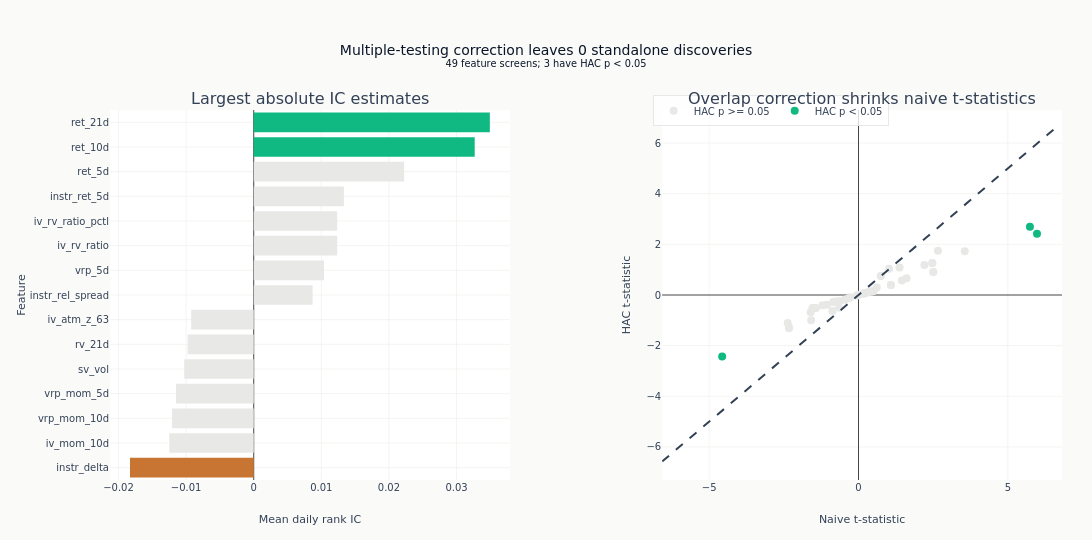

Notebook cell for this chart:
### Markdown cell above
The 45-degree line shows how far overlap-aware inference moves each naive
t-statistic. Titles and legends report the two discovery thresholds separately.

### Code cell
# 45-degree reference line
max_t = (
    max(
        float(eval_summary["naive_t"].abs().max() or 1.0),
        float(eval_summary["hac_t"].abs().max() or 1.0),
    )
    * 1.1
)
fig.add_trace(
    go.Scatter(
        x=[-max_t, max_t],
        y=[-max_t, max_t],
        mode="lines",
        line=dict(dash="dash", color=COLORS["neutral"]),
        showlegend=False,
    ),
    row=1,
    col=2,
)

fig.update_layout(
    template="ml4t",
    height=540,
    width=1100,
    title={
        "text": (
            f"Multiple-testing correction leaves {n_significant_fdr} standalone discoveries"
            f"<br><sup>{len(feature_names)} feature screens; {n_significant_hac} have HAC p < 0.05</sup>"
        )
    },
    margin=dict(l=110, r=30, t=110, b=60),
    legend=dict(orientation="h", y=1.04, x=0.57),
)
fig.update_xaxes(title_text="Mean daily rank IC", zeroline=True, row=1, col=1)
fig.update_xaxes(title_text="Naive t-statistic", row=1, col=2)
fig.update_yaxes(title_text="Feature", row=1, col=1)
fig.update_yaxes(title_text="HAC t-statistic", row=1, col=2)
fig.show()

### Figure 1 — Plotly figure (JSON) as saved in the notebook; plotly's stock layout.template omitted (floating-point values rounded to 4 significant figures)
{"data": [{"marker": {"color": ["#C87533", "#e8e8e6", "#e8e8e6", "#e8e8e6", "#e8e8e6", "#e8e8e6", "#e8e8e6", "#e8e8e6", "#e8e8e6", "#e8e8e6", "#e8e8e6", "#e8e8e6", "#e8e8e6", "#10b981", "#10b981"]}, "orientation": "h", "showlegend": false, "type": "bar", "x": [-0.01831, -0.01249, -0.01208, -0.01149, -0.01028, -0.009783, -0.009258, 0.00871, 0.0104, 0.01235, 0.01235, 0.01334, 0.02225, 0.03269, 0.03493], "xaxis": "x", "y": ["instr_delta", "iv_mom_10d", "vrp_mom_10d", "vrp_mom_5d", "sv_vol", "rv_21d", "iv_atm_z_63", "instr_rel_spread", "vrp_5d", "iv_rv_ratio", "iv_rv_ratio_pctl", "instr_ret_5d", "ret_5d", "ret_10d", "ret_21d"], "yaxis": "y"}, {"marker": {"color": "#e8e8e6", "size": 8}, "mode": "markers", "name": "HAC p >= 0.05", "text": ["ret_5d", "instr_ret_5d", "iv_mom_10d", "iv_rv_ratio", "iv_rv_ratio_pctl", "vrp_mom_10d", "vrp_mom_5d", "vrp_5d", "sv_vol", "rv_21d", "iv_atm_z_63", "instr_rel_spread", "spread_pctl", "rv_5d", "iv_mom_5d", "ret_1d", "rv_10d", "vrp_10d", "sv_vrp", "instr_dte", "dte_normalized", "rv_63d", "vrp_21d", "vrp_21d_pctl", "rv_42d", "garch_vrp", "instr_ret_1d", "instr_pct_of_S", "instr_cost_mom_5d", "vrp_63d", "instr_theta", "iv_skew_atm", "instr_gamma", "iv_atm_z_252", "abs_net_delta", "instr_vega", "vrp_zscore_252", "put_iv", "garch_cond_vol", "iv_atm", "iv_atm_pctl", "vrp_42d", "call_iv", "iv_mom_21d", "theta_vega_ratio", "volume_zscore"], "type": "scatter", "x": [3.558, 2.659, -2.325, 2.504, 2.504, -2.371, -2.332, 2.207, -1.54, -1.524, -1.603, 2.472, 2.472, -1.423, -1.585, 1.374, -1.203, 1.609, 1.454, 0.7462, 0.7462, -0.8476, 1.085, 1.085, -0.7519, -1.059, 1.023, 0.5039, -0.6538, -0.6309, 0.4865, -0.875, 0.411, -0.4602, 0.6108, -0.2697, -0.3522, 0.2496, 0.3223, 0.1979, 0.1979, 0.2498, 0.1635, -0.05236, -0.03371, 0.01292], "xaxis": "x2", "y": [1.726, 1.752, -1.277, 0.9126, 0.9126, -1.105, -1.31, 1.182, -0.521, -0.5022, -0.6825, 1.26, 1.26, -0.5139, -0.9932, 1.087, -0.4075, 0.6652, 0.5701, 0.7534, 0.7534, -0.2808, 0.3995, 0.3995, -0.2543, -0.3875, 1.039, 0.1637, -0.499, -0.2341, 0.1484, -0.6353, 0.1262, -0.1896, 0.2945, -0.0846, -0.1412, 0.08104, 0.1082, 0.0642, 0.0642, 0.09195, 0.05302, -0.02154, -0.01129, 0.009972], "yaxis": "y2"}, {"marker": {"color": "#10b981", "size": 8}, "mode": "markers", "name": "HAC p < 0.05", "text": ["ret_21d", "ret_10d", "instr_delta"], "type": "scatter", "x": [5.977, 5.741, -4.565], "xaxis": "x2", "y": [2.415, 2.693, -2.426], "yaxis": "y2"}, {"line": {"color": "#334155", "dash": "dash"}, "mode": "lines", "showlegend": false, "type": "scatter", "x": [-6.575, 6.575], "xaxis": "x2", "y": [-6.575, 6.575], "yaxis": "y2"}], "layout": {"annotations": [{"font": {"size": 16}, "showarrow": false, "text": "Largest absolute IC estimates", "x": 0.21, "xanchor": "center", "xref": "paper", "y": 1.0, "yanchor": "bottom", "yref": "paper"}, {"font": {"size": 16}, "showarrow": false, "text": "Overlap correction shrinks naive t-statistics", "x": 0.79, "xanchor": "center", "xref": "paper", "y": 1.0, "yanchor": "bottom", "yref": "paper"}], "height": 540, "legend": {"orientation": "h", "x": 0.57, "y": 1.04}, "margin": {"b": 60, "l": 110, "r": 30, "t": 110}, "title": {"text": "Multiple-testing correction leaves 0 standalone discoveries<br><sup>49 feature screens; 3 have HAC p < 0.05</sup>"}, "width": 1100, "xaxis": {"anchor": "y", "domain": [0.0, 0.42], "title": {"text": "Mean daily rank IC"}, "zeroline": true}, "xaxis2": {"anchor": "y2", "domain": [0.58, 1.0], "title": {"text": "Naive t-statistic"}}, "yaxis": {"anchor": "x", "domain": [0.0, 1.0], "title": {"text": "Feature"}}, "yaxis2": {"anchor": "x2", "domain": [0.0, 1.0], "title": {"text": "HAC t-statistic"}}}}
